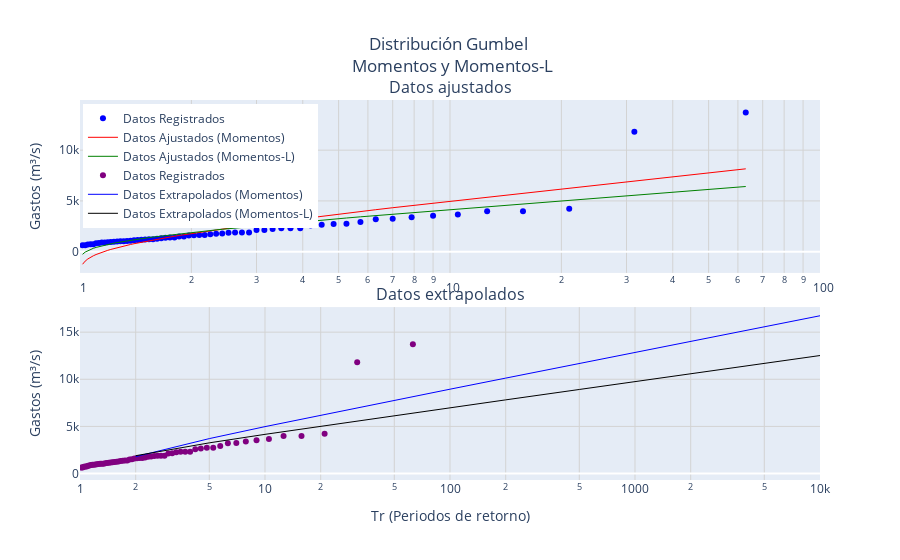

Here is the notebook cell this chart was saved with:
### Code cell
# Gráficos html, comparación
# Crear subplots
#titulo0 = "Distribucion Gumbel (Momentos) <br>EE= " + str(EEMom)
#titulo1 = "Distribucion Gumbel (Momentos-L) <br> EE= " + str(EEMomL)
fig = make_subplots(rows=2, 
                    cols=1, 
                    shared_xaxes=False, 
                    vertical_spacing=0.09, 
                    subplot_titles=("Datos ajustados", "Datos extrapolados"))
# Gráfico 1: Datos Registrados (Scatter) y Datos Ajustados (Línea)
fig.add_trace(go.Scatter(x=tR, 
                         y=dReg, 
                         mode='markers', 
                         name='Datos Registrados', 
                         #alpha=.4, 
                         marker=dict(color='blue')), 
              row=1, col=1)
fig.add_trace(go.Scatter(x=tR, 
                         y=dAjustMom, 
                         mode='lines', 
                         name='Datos Ajustados (Momentos)', 
                         line=dict(color='red', width=1)), 
              row=1, col=1)
fig.add_trace(go.Scatter(x=tR, 
                         y=dAjustMax, 
                         mode='lines', 
                         name='Datos Ajustados (Momentos-L)', 
                         line=dict(color='green', width=1)), 
              row=1, col=1)

fig.add_trace(go.Scatter(x=tR, 
                         y=dReg,
                         mode='markers', 
                         name='Datos Registrados', 
                         #alpha=.4, 
                         marker=dict(color='purple')), 
              row=2, col=1)
fig.add_trace(go.Scatter(x=dTrExtrap, 
                         y=dExtrapMom, 
                         mode='lines', 
                         name='Datos Extrapolados (Momentos)', 
                         line=dict(color='blue', 
                         width=1)), 
              row=2, col=1)
fig.add_trace(go.Scatter(x=dTrExtrap, 
                         y=dExtrapMax, 
                         mode='lines', 
                         name='Datos Extrapolados (Momentos-L)', 
                         line=dict(color='black', 
                         width=1)), 
              row=2, col=1)

# Configurar el layout
fig.update_layout(
    title_text="Distribución Gumbel <br> Momentos y Momentos-L",
    title_x=0.5,  # Centra el título
    #xaxis_type="log",  # Eje x semilogarítmico
    #yaxis_title="Gastos (m³/s)",
    showlegend=True,
    legend=dict(x=0.004, y=0.99)) # posición de la leyenda

# Configurar ambos ejes x como logarítmicos
fig.update_xaxes(type="log", 
                 range=[0, 2], 
                 showgrid=True, 
                 gridcolor='lightgray', 
                 row=1, col=1)  # Eje x de la primera fila
fig.update_xaxes(type="log", 
                 range=[0, 4], 
                 title="Tr (Periodos de retorno)", 
                 showgrid=True, 
                 gridcolor='lightgray', 
                 row=2, col=1)  # Eje x de la segunda fila
fig.update_yaxes(title_text="Gastos (m³/s)", 
                 showgrid=True, 
                 gridcolor='lightgray', 
                 row=1, col=1)
fig.update_yaxes(title_text="Gastos (m³/s)", 
                 showgrid=True, 
                 gridcolor='lightgray', 
                 row=2, col=1)

fig.show()

### Figure 1 — Plotly figure (JSON) as saved in the notebook; plotly's stock layout.template omitted (floating-point values rounded to 4 significant figures)
{"data": [{"marker": {"color": "blue"}, "mode": "markers", "name": "Datos Registrados", "type": "scatter", "x": [63, 31.5, 21, 15.75, 12.6, 10.5, 9, 7.875, 7, 6.3, 5.727, 5.25, 4.846, 4.5, 4.2, 3.938, 3.706, 3.5, 3.316, 3.15, 3, 2.864, 2.739, 2.625, 2.52, 2.423, 2.333, 2.25, 2.172, 2.1, 2.032, 1.969, 1.909, 1.853, 1.8, 1.75, 1.703, 1.658, 1.615, 1.575, 1.537, 1.5, 1.465, 1.432, 1.4, 1.37, 1.34, 1.312, 1.286, 1.26, 1.235, 1.212, 1.189, 1.167, 1.145, 1.125, 1.105, 1.086, 1.068, 1.05, 1.033, 1.016], "xaxis": "x", "y": [13713, 11800, 4235, 3992, 3979, 3662, 3533, 3388, 3245, 3205, 2917, 2747, 2734, 2654, 2583, 2319, 2311, 2310, 2248, 2150, 2133, 1899, 1899, 1894, 1861, 1797, 1771, 1716, 1652, 1640, 1631, 1598, 1507, 1494, 1397, 1395, 1371, 1332, 1288, 1244, 1232, 1202, 1173, 1157, 1131, 1087, 1049, 1030, 1030, 1014, 995, 954, 925, 922, 907, 852, 832, 751, 743, 720, 652, 632], "yaxis": "y"}, {"line": {"color": "red", "width": 1}, "mode": "lines", "name": "Datos Ajustados (Momentos)", "type": "scatter", "x": [63, 31.5, 21, 15.75, 12.6, 10.5, 9, 7.875, 7, 6.3, 5.727, 5.25, 4.846, 4.5, 4.2, 3.938, 3.706, 3.5, 3.316, 3.15, 3, 2.864, 2.739, 2.625, 2.52, 2.423, 2.333, 2.25, 2.172, 2.1, 2.032, 1.969, 1.909, 1.853, 1.8, 1.75, 1.703, 1.658, 1.615, 1.575, 1.537, 1.5, 1.465, 1.432, 1.4, 1.37, 1.34, 1.312, 1.286, 1.26, 1.235, 1.212, 1.189, 1.167, 1.145, 1.125, 1.105, 1.086, 1.068, 1.05, 1.033, 1.016], "xaxis": "x", "y": [8161.0, 6976.0, 6277.0, 5777.0, 5386.0, 5063.0, 4788.0, 4548.0, 4333.0, 4140.0, 3963.0, 3800.0, 3649.0, 3507.0, 3374.0, 3248.0, 3128.0, 3014.0, 2905.0, 2800.0, 2699.0, 2602.0, 2507.0, 2415.0, 2326.0, 2239.0, 2155.0, 2072.0, 1990.0, 1910.0, 1832.0, 1754.0, 1678.0, 1603.0, 1528.0, 1454.0, 1380.0, 1307.0, 1234.0, 1161.0, 1088.0, 1015.0, 941.3, 867.4, 792.8, 717.4, 641.0, 563.2, 483.9, 402.6, 319.0, 232.6, 142.7, 48.64, -50.67, -156.6, -271.2, -397.4, -540.0, -707.8, -919.0, -1228.0], "yaxis": "y"}, {"line": {"color": "green", "width": 1}, "mode": "lines", "name": "Datos Ajustados (Momentos-L)", "type": "scatter", "x": [63, 31.5, 21, 15.75, 12.6, 10.5, 9, 7.875, 7, 6.3, 5.727, 5.25, 4.846, 4.5, 4.2, 3.938, 3.706, 3.5, 3.316, 3.15, 3, 2.864, 2.739, 2.625, 2.52, 2.423, 2.333, 2.25, 2.172, 2.1, 2.032, 1.969, 1.909, 1.853, 1.8, 1.75, 1.703, 1.658, 1.615, 1.575, 1.537, 1.5, 1.465, 1.432, 1.4, 1.37, 1.34, 1.312, 1.286, 1.26, 1.235, 1.212, 1.189, 1.167, 1.145, 1.125, 1.105, 1.086, 1.068, 1.05, 1.033, 1.016], "xaxis": "x", "y": [6422.0, 5580.0, 5083.0, 4728.0, 4449.0, 4220.0, 4025.0, 3854.0, 3701.0, 3564.0, 3438.0, 3323.0, 3215.0, 3114.0, 3020.0, 2930.0, 2845.0, 2764.0, 2686.0, 2612.0, 2540.0, 2471.0, 2403.0, 2338.0, 2275.0, 2213.0, 2153.0, 2094.0, 2036.0, 1979.0, 1923.0, 1868.0, 1814.0, 1761.0, 1707.0, 1655.0, 1602.0, 1550.0, 1498.0, 1447.0, 1395.0, 1343.0, 1291.0, 1238.0, 1185.0, 1131.0, 1077.0, 1022.0, 965.4, 907.7, 848.2, 786.8, 723.0, 656.1, 585.5, 510.2, 428.8, 339.1, 237.7, 118.5, -31.67, -251.6], "yaxis": "y"}, {"marker": {"color": "purple"}, "mode": "markers", "name": "Datos Registrados", "type": "scatter", "x": [63, 31.5, 21, 15.75, 12.6, 10.5, 9, 7.875, 7, 6.3, 5.727, 5.25, 4.846, 4.5, 4.2, 3.938, 3.706, 3.5, 3.316, 3.15, 3, 2.864, 2.739, 2.625, 2.52, 2.423, 2.333, 2.25, 2.172, 2.1, 2.032, 1.969, 1.909, 1.853, 1.8, 1.75, 1.703, 1.658, 1.615, 1.575, 1.537, 1.5, 1.465, 1.432, 1.4, 1.37, 1.34, 1.312, 1.286, 1.26, 1.235, 1.212, 1.189, 1.167, 1.145, 1.125, 1.105, 1.086, 1.068, 1.05, 1.033, 1.016], "xaxis": "x2", "y": [13713, 11800, 4235, 3992, 3979, 3662, 3533, 3388, 3245, 3205, 2917, 2747, 2734, 2654, 2583, 2319, 2311, 2310, 2248, 2150, 2133, 1899, 1899, 1894, 1861, 1797, 1771, 1716, 1652, 1640, 1631, 1598, 1507, 1494, 1397, 1395, 1371, 1332, 1288, 1244, 1232, 1202, 1173, 1157, 1131, 1087, 1049, 1030, 1030, 1014, 995, 954, 925, 922, 907, 852, 832, 751, 743, 720, 652, 632], "yaxis": "y2"}, {"line": {"color": "blue", "width": 1}, "mode": "lines", "name": "Datos Extrapolados (Momentos)", "type": "scatter", "x": [2, 5, 10, 20, 50, 100, 200, 500, 1000, 2000, 5000, 10000], "xaxis": "x2", "y": [1793.0, 3708.0, 4976.0, 6193.0, 7767.0, 8947.0, 10120.0, 11670.0, 12850.0, 14020.0, 15570.0, 16740.0], "yaxis": "y2"}, {"line": {"color": "black", "width": 1}, "mode": "lines", "name": "Datos Extrapolados (Momentos-L)", "type": "scatter", "x": [2, 5, 10, 20, 50, 100, 200, 500, 1000, 2000, 5000, 10000], "xaxis": "x2", "y": [1896.0, 3257.0, 4158.0, 5023.0, 6142.0, 6981.0, 7816.0, 8919.0, 9752.0, 10580.0, 11690.0, 12520.0], "yaxis": "y2"}], "layout": {"annotations": [{"font": {"size": 16}, "showarrow": false, "text": "Datos ajustados", "x": 0.5, "xanchor": "center", "xref": "paper", "y": 1, "yanchor": "bottom", "yref": "paper"}, {"font": {"size": 16}, "showarrow": false, "text": "Datos extrapolados", "x": 0.5, "xanchor": "center", "xref": "paper", "y": 0.455, "yanchor": "bottom", "yref": "paper"}], "autosize": true, "legend": {"x": 0.004, "y": 0.99}, "showlegend": true, "title": {"text": "Distribución Gumbel <br> Momentos y Momentos-L", "x": 0.5}, "xaxis": {"anchor": "y", "domain": [0, 1], "gridcolor": "lightgray", "range": [0, 2], "showgrid": true, "type": "log"}, "xaxis2": {"anchor": "y2", "domain": [0, 1], "gridcolor": "lightgray", "range": [0, 4], "showgrid": true, "title": {"text": "Tr (Periodos de retorno)"}, "type": "log"}, "yaxis": {"anchor": "x", "autorange": true, "domain": [0.545, 1], "gridcolor": "lightgray", "range": [-2103.0, 15390.0], "showgrid": true, "title": {"text": "Gastos (m³/s)"}, "type": "linear"}, "yaxis2": {"anchor": "x2", "autorange": true, "domain": [0, 0.455], "gridcolor": "lightgray", "range": [-1174.0, 17680.0], "showgrid": true, "title": {"text": "Gastos (m³/s)"}, "type": "linear"}}}
